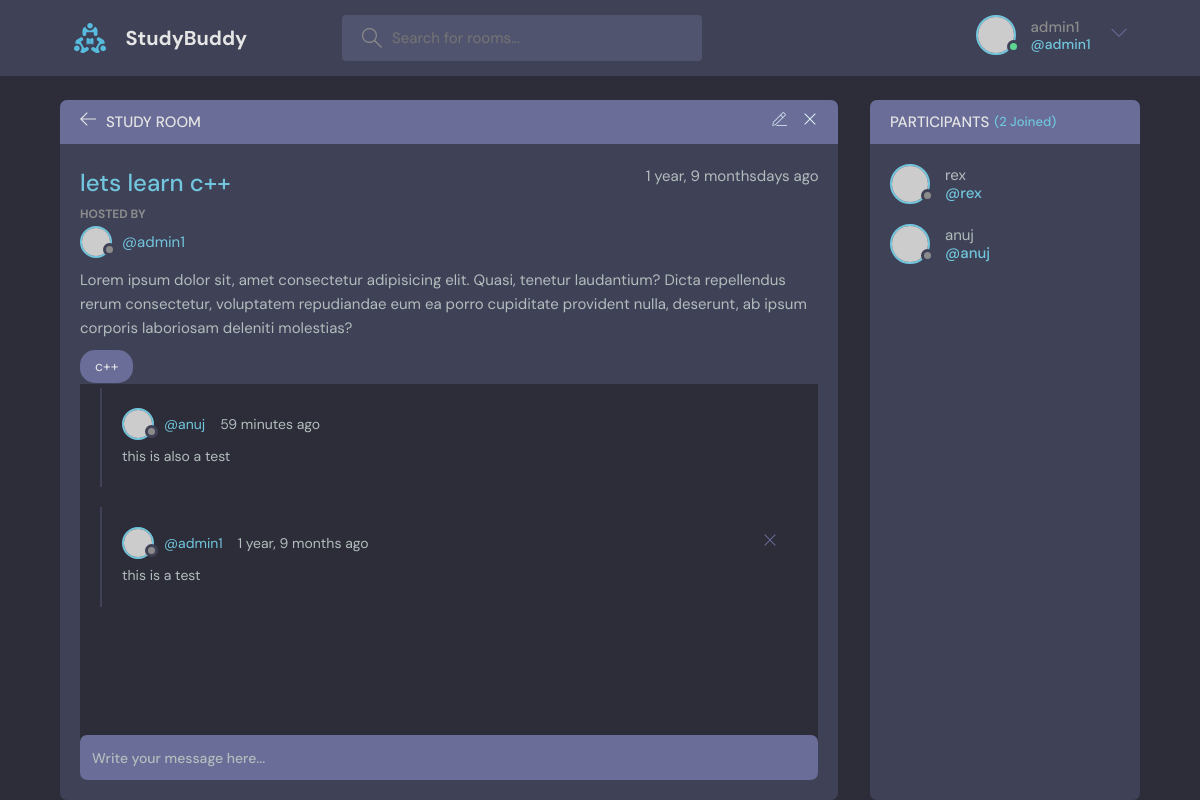
Page /room/22/ (signed in) on the committed database.
### base/models.py (models this page shows, shortened)
class Room(models.Model):
    host = models.ForeignKey(User, on_delete = models.SET_NULL, null=True )
    topic = models.ForeignKey(Topic, on_delete=models.SET_NULL ,null=True)#IF WE BRING TOPIC DOWN WRAP TOPIC IN A STRING "TOPIC"
    name = models.CharField(max_length=200)
    description = models.TextField(null = True , blank=True)
    participants = models.ManyToManyField(User , related_name="participants" , blank = True)
    updated = models.DateTimeField(auto_now=True)
    created = models.DateTimeField(auto_now_add=True)
    class Meta:
        ordering = ['-created', '-updated']

class Topic(models.Model):
    name = models.CharField(max_length=200)
    def __str__(self):
        return self.name

class Message(models.Model):
    user = models.ForeignKey(User, on_delete=models.CASCADE)
    room = models.ForeignKey(Room, on_delete=models.CASCADE) #SET_NULL to save the messages of the room\
    body = models.TextField()
    updated = models.DateTimeField(auto_now=True)
    created = models.DateTimeField(auto_now_add=True)
    profile_pic = models.ImageField(blank=True , null=True)
    class Meta:
        ordering = ['-updated', '-created']

### base/views.py (the view, shortened to what this page needs)
# urls.py: path("room/<str:pk>/", views.room , name="room"),
def room(request , pk ):
    room = Room.objects.get(id = pk)
    room_messages = room.message_set.all().order_by('-created')
    participants = room.participants.all()
    context = {"room" : room , 'room_messages': room_messages , 'participants': participants}
    return render(request,'base/room.html' , context)

### base/templates/base/room.html (shortened to what this page needs)
{% extends 'main.html' %}
{% block content %}
    <main class="profile-page layout layout--2">
      <div class="container">
        <div class="room">
          <div class="room__top">
            <div class="room__topLeft">
              <a href="{% url 'home' %}">
                <svg version="1.1" xmlns="http://www.w3.org/2000/svg" width="32" height="32" viewBox="0 0 32 32">
                  <title>arrow-left</title>
                  <path
                    d="M13.723 2.286l-13.723 13.714 13.719 13.714 1.616-1.611-10.96-10.96h27.625v-2.286h-27.625l10.965-10.965-1.616-1.607z"
                  ></path>
                </svg>
              </a>
              <h3>Study Room</h3>
            </div>
            {% if room.host == request.user %}
            <div class="room__topRight">
              <a href="{% url 'update-room' room.id %}">
              </a>
              <a href="{% url 'delete-room' room.id %}">
                <svg version="1.1" xmlns="http://www.w3.org/2000/svg" width="32" height="32" viewBox="0 0 32 32">
                  <title>remove</title>
                  <path
                    d="M27.314 6.019l-1.333-1.333-9.98 9.981-9.981-9.981-1.333 1.333 9.981 9.981-9.981 9.98 1.333 1.333 9.981-9.98 9.98 9.98 1.333-1.333-9.98-9.98 9.98-9.981z"
                  ></path>
                </svg>
              </a>
            </div>
            {% endif %}
          </div>
          <div class="room__box scroll">
            <div class="room__header scroll">
              <div class="room__info">
                <h3>{{room.name}}</h3>
                <span>{{room.created | timesince }}days ago</span>
              </div>
              <div class="room__hosted">
                <p>Hosted By </p>
                <a href="{% url 'profile' room.host.id %}" class="room__author">
                  <div class="avatar avatar--small">
                    <img src="https://randomuser.me/api/portraits/men/37.jpg" />
                  </div>
                  <span>@{{room.host}}</span>
                </a>
              </div>
              <div class="room__details">
                Lorem ipsum dolor sit, amet consectetur adipisicing elit. Quasi, tenetur laudantium? Dicta repellendus
                rerum consectetur, voluptatem repudiandae eum ea porro cupiditate provident nulla, deserunt, ab ipsum
                corporis laboriosam deleniti molestias?
              </div>
              <span class="room__topics">{{room.topic}}</span>
            </div>
            <div class="room__conversation">
              <div class="threads scroll">
                {% for message in room_messages %}
                <div class="thread">
                  <div class="thread__top">
                    <div class="thread__author">
                      <a href="{% url 'profile' message.user.id %}" class="thread__authorInfo">
                        <div class="avatar avatar--small">
                          <img src="https://randomuser.me/api/portraits/men/37.jpg" />
                        </div>
                        <span>@{{message.user.username}}</span>
                      </a>
                      <span class="thread__date">{{message.created | timesince}} ago</span>
                    </div>
                   {% if request.user == message.user %}
                   <a href = "{% url 'delete-message' message.id %}">
                    <div class="thread__delete">
                      <svg version="1.1" xmlns="http://www.w3.org/2000/svg" width="32" height="32" viewBox="0 0 32 32">
                        <title>remove</title>
                        <path
                          d="M27.314 6.019l-1.333-1.333-9.98 9.981-9.981-9.981-1.333 1.333 9.981 9.981-9.981 9.98 1.333 1.333 9.981-9.98 9.98 9.98 1.333-1.333-9.98-9.98 9.98-9.981z"
                        ></path>
                      </svg>
                    </div>
                   </a>
                   {% endif %}
                  </div>
                  <div class="thread__details">
                    {{message.body}}
                  </div>
                </div>
                {% endfor %}
              </div>
            </div>
          </div>
          {% if request.user.is_authenticated %}
          <div class="room__message">
            <form method = "post" action = "">
              <input type = "text" name="body" placeholder="Write your message here..." />
            </form>
          </div>
          {% endif %}
        </div>
        <div class="participants">
          <h3 class="participants__top">Participants <span>({{participants.all.count}} Joined)</span></h3>
          <div class="participants__list scroll">
            {% for user in participants %}
            <a href="{% url 'profile' user.id%}" class="participant">
              <div class="avatar avatar--medium">
                <img src="https://randomuser.me/api/portraits/men/37.jpg" />
              </div>
              <p>
                {{user.username}}
                <span>@{{user.username}}</span>
              </p>
              {% endfor %}
            </a>
          </div>
        </div>
      </div>
    </main>
    {% endblock %}

### templates/navbar.html (shortened to what this page needs)
{% load static %}
<header class="header header--loggedIn">
    <div class="container">
      <a href="{% url 'home' %}" class="header__logo">
        <img src="{% static 'images/logo.svg'%}" />
        <h1>StudyBuddy</h1>
      </a>
      <form class="header__search" method="GET" action="{% url 'home' %}">
        <label>
          <input name = "q" placeholder="Search for rooms..." />
        </label>
      </form>
      <nav class="header__menu">
        {% if request.user.is_authenticated %}
        <div class="header__user">
          <a href="{% url 'profile' user.id %}">
            <div class="avatar avatar--medium active">
              <img src="https://randomuser.me/api/portraits/men/37.jpg" />
            </div>
            <p>{{request.user.username}}<span>@{{request.user.username}}</span></p>
          </a>
          <button class="dropdown-button">
            <svg version="1.1" xmlns="http://www.w3.org/2000/svg" width="32" height="32" viewBox="0 0 32 32">
              <title>chevron-down</title>
              <path d="M16 21l-13-13h-3l16 16 16-16h-3l-13 13z"></path>
            </svg>
          </button>
        </div>
        {% endif %}
      </nav>
    </div>
  </header>

### rows in the picture
Room: name "lets learn c++", created "1 year, 9 months", host "admin1", topic "c++"
Message: user.username "anuj", created "59 minutes", body "this is also a test"
Message: user.username "admin1", created "1 year, 9 months", body "this is a test"

### other values in the picture
{{ request.user.username }} "admin1"
{{ participants.all.count }} "2"
{{ user.username }} "rex"
{{ user.username }} "anuj"
